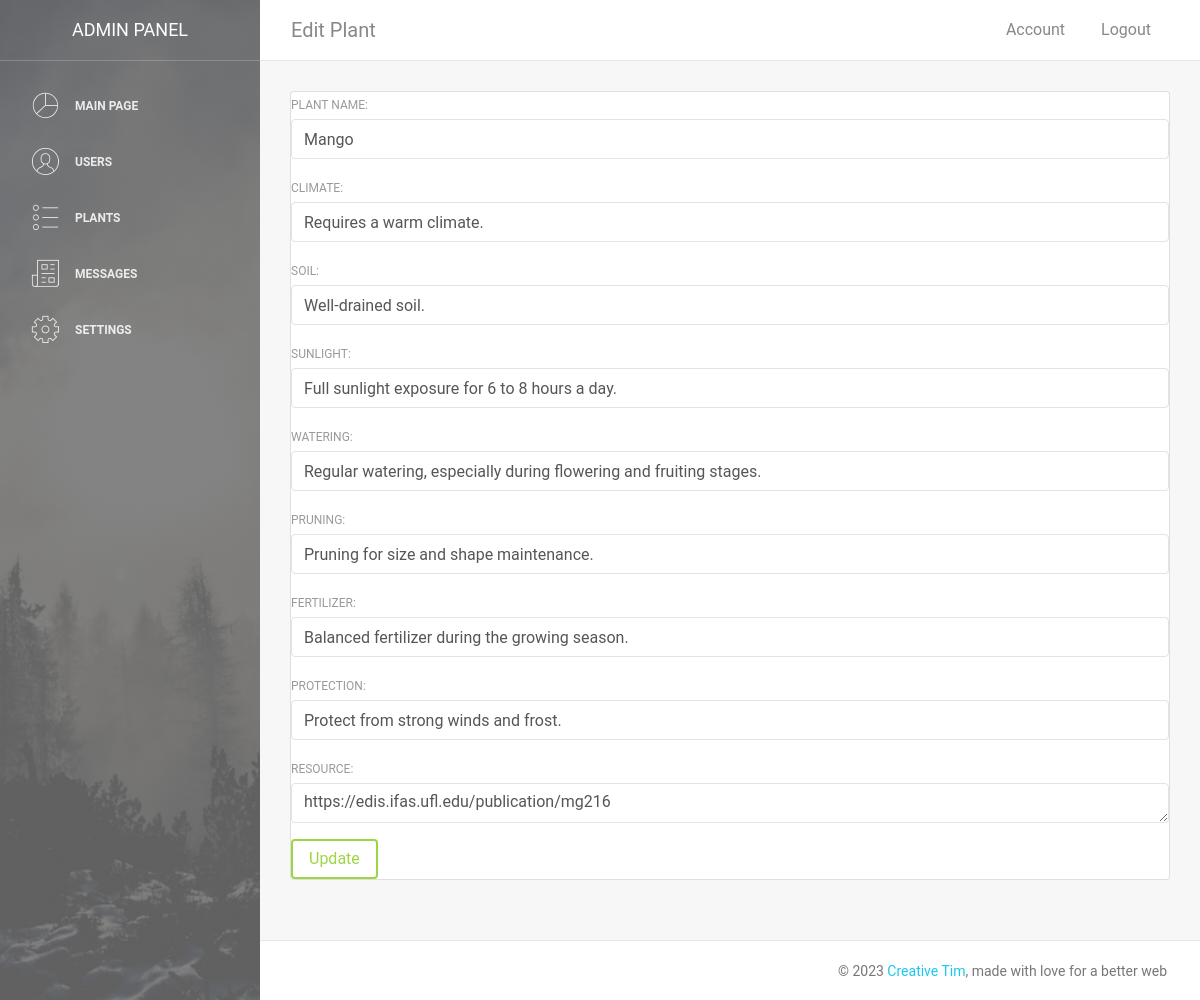
Screenshot of /admin/plants/edit.php?id=1 (signed in) with the database file from the repository.
### tables this page shows
CREATE TABLE `plant_care` (
  `id` int(11) NOT NULL,
  `plant_name` varchar(50) DEFAULT NULL,
  `climate` varchar(255) DEFAULT NULL,
  `soil` varchar(255) DEFAULT NULL,
  `sunlight` varchar(255) DEFAULT NULL,
  `watering` varchar(255) DEFAULT NULL,
  `pruning` varchar(255) DEFAULT NULL,
  `fertilizer` varchar(255) DEFAULT NULL,
  `protection` varchar(255) DEFAULT NULL,
  `resource` text DEFAULT NULL
);

### admin/plants/edit.php (the view, shortened to what this page needs)
<?php
include __DIR__.'/../template/header.php';
$plant_id = $_GET["id"];
$st = $mysqli->prepare("SELECT * FROM plant_care WHERE id = ?");
$st->bind_param("i", $plant_id);
$st->execute();
$plant = $st->get_result()->fetch_assoc();
$plant_name = $plant['plant_name'];
$climate = $plant['climate'];
$soil = $plant['soil'];
$sunlight = $plant['sunlight'];
$watering = $plant['watering'];
$pruning = $plant['pruning'];
$fertilizer = $plant['fertilizer'];
$protection = $plant['protection'];
$resource = $plant['resource'];
?>
<div class="card">
  <div class="content">
    <form action="" method="post">
      <div class="form-group">
        <label for="plant_name">Plant Name:</label>
        <input class="form-control" type="text" name="plant_name" placeholder="Plant Name" value="<?php echo $plant_name; ?>" id="plant_name">
      </div>
      <div class="form-group">
        <label for="climate">Climate:</label>
        <input class="form-control" type="text" name="climate" placeholder="Climate" value="<?php echo $climate; ?>" id="climate">
      </div>
      <div class="form-group">
        <label for="soil">Soil:</label>
        <input class="form-control" type="text" name="soil" placeholder="Soil" value="<?php echo $soil; ?>" id="soil">
      </div>
      <div class="form-group">
        <label for="sunlight">Sunlight:</label>
        <input class="form-control" type="text" name="sunlight" placeholder="Sunlight" value="<?php echo $sunlight; ?>" id="sunlight">
      </div>
      <div class="form-group">
        <label for="watering">Watering:</label>
        <input class="form-control" type="text" name="watering" placeholder="Watering" value="<?php echo $watering; ?>" id="watering">
      </div>
      <div class="form-group">
        <label for="pruning">Pruning:</label>
        <input class="form-control" type="text" name="pruning" placeholder="Pruning" value="<?php echo $pruning; ?>" id="pruning">
      </div>
      <div class="form-group">
        <label for="fertilizer">Fertilizer:</label>
        <input class="form-control" type="text" name="fertilizer" placeholder="Fertilizer" value="<?php echo $fertilizer; ?>" id="fertilizer">
      </div>
      <div class="form-group">
        <label for="protection">Protection:</label>
        <input class="form-control" type="text" name="protection" placeholder="Protection" value="<?php echo $protection; ?>" id="protection">
      </div>
      <div class="form-group">
        <label for="resource">Resource:</label>
        <textarea class="form-control" name="resource" placeholder="Resource" id="resource"><?php echo $resource; ?></textarea>
      </div>
      <div class="form-groupd">
        <button class="btn btn-success">Update</button>
      </div>
    </form>
  </div>
</div>
<?php include __DIR__.'/../template/footer.php'; ?>

### rows the page displays
plant_care: plant_name "Mango", climate "Requires a warm climate.", soil "Well-drained soil.", sunlight "Full sunlight exposure for 6 to 8 hours a day.", watering "Regular watering, especially during flowering and fruiting stages.", pruning "Pruning for size and shape maintenance.", fertilizer "Balanced fertilizer during the growing season.", protection "Protect from strong winds and frost.", resource "https://edis.ifas.ufl.edu/publication/mg216"

### other values shown
$title "Edit Plant"
